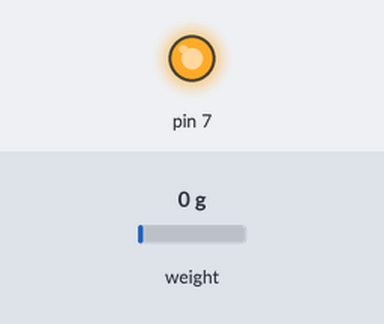
Simulated run of this sketch. Board: Arduino Uno, built with avr-gcc and run on an emulated ATmega328P. On the bench: output pins drawn as LEDs (lit = HIGH). Inputs (shaded band) come from the test bench; at power-on: weight on the scale 0 g. What the sketch prints to the serial monitor is not drawn.

Above: at 1.1 s.
At 1.6 s:
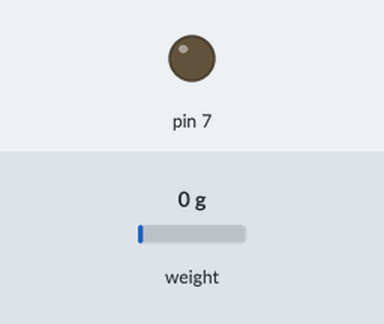
Timing chart, 0 to 3.1 s (numbered marks = the images above):
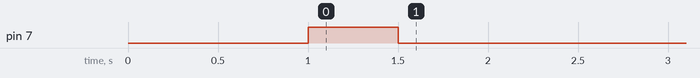

The sketch:

Scale_Reading.ino
```cpp
// (licence header left out)
#include <Arduino.h>
#include "HX711.h"

// HX711 circuit wiring
const int LOADCELL_DOUT_PIN = 2;
const int LOADCELL_SCK_PIN = 3;
const float calibration = 465.0;

HX711 scale;

void setup() {
  pinMode(7, OUTPUT);
  Serial.begin(57600);
  // Serial.println("HX711 Demo");
  // Serial.println("Initializing the scale");

  scale.begin(LOADCELL_DOUT_PIN, LOADCELL_SCK_PIN);

  // Serial.println("Before setting up the scale:");
  // Serial.print("read: \t\t");
  // Serial.println(scale.read());      // print a raw reading from the ADC

  // Serial.print("read average: \t\t");
  // Serial.println(scale.read_average(20));   // print the average of 20 readings from the ADC

  // Serial.print("get value: \t\t");
  // Serial.println(scale.get_value(5));   // print the average of 5 readings from the ADC minus the tare weight (not set yet)

  // Serial.print("get units: \t\t");
  // Serial.println(scale.get_units(5), 1);  // print the average of 5 readings from the ADC minus tare weight (not set) divided
  //           // by the SCALE parameter (not set yet)

  scale.set_scale(calibration);    // this value is obtained by calibrating the scale with known weights; see the README for details
  scale.tare();               // reset the scale to 0

  // Serial.println("After setting up the scale:");

  // Serial.print("read: \t\t");
  // Serial.println(scale.read());                 // print a raw reading from the ADC

  // Serial.print("read average: \t\t");
  // Serial.println(scale.read_average(20));       // print the average of 20 readings from the ADC

  // Serial.print("get value: \t\t");
  // Serial.println(scale.get_value(5));   // print the average of 5 readings from the ADC minus the tare weight, set with tare()

  // Serial.print("get units: \t\t");
  // Serial.println(scale.get_units(5), 1);        // print the average of 5 readings from the ADC minus tare weight, divided
  //           // by the SCALE parameter set with set_scale

  // Serial.println("Readings:");
  digitalWrite(7, HIGH);
  Serial.println("start");
  delay(500);
  digitalWrite(7, LOW);
}
int i = 0;
double reading;
void loop() {
  // Serial.print("one reading:\t");
  // Serial.print(scale.get_units(), 1);
  reading = (double)scale.get_units();
  reading += 10000.0*(double)i;
  Serial.println(reading, 2);
  // Serial.println(i);
  // Serial.print("\t| average:\t");
  // Serial.println(scale.get_units(10), 5);
  i = (i+1)%10;
  delay(10);
}
```
